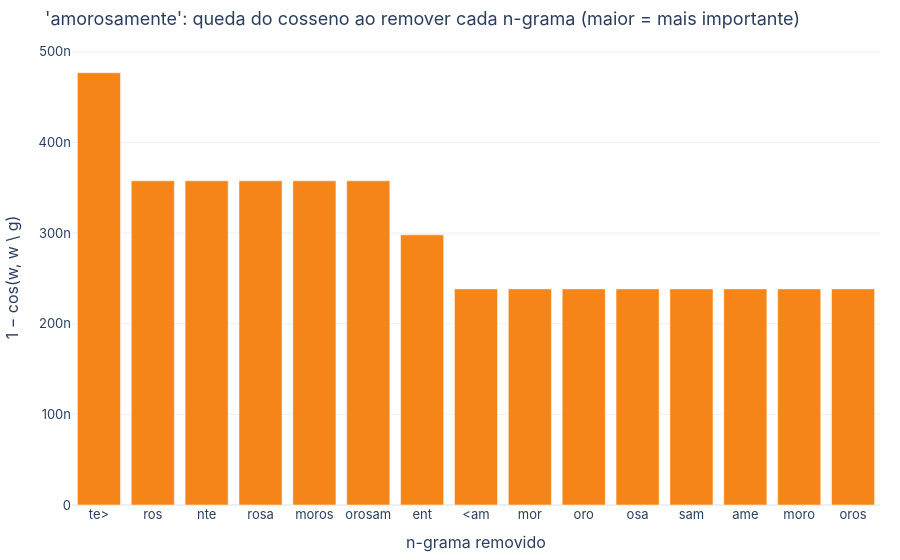

Notebook source saved alongside this figure:
### Markdown cell above
### 2.2 Quais n-gramas importam? (§6.2 e Tabela 6 do artigo)

O artigo remove um n-grama de cada vez e mede o quanto a representação muda. Os n-gramas mais importantes tendem a ser **morfemas**: para *Autofahrer*, `Auto` e `fahrer`; para *kindness*, `ness>`.

### Code cell
from replang.viz import ngram_bar
for w in ["tristeza", "casinha", "amorosamente"]:
    imp = ft.ngram_importance(w)
    print(f"{w:<13} n-gramas mais importantes: {[g for g, _ in imp[:6]]}")
ngram_bar(ft.ngram_importance("amorosamente")[:15], title="'amorosamente': queda do cosseno ao remover cada n-grama (maior = mais importante)").show()

### Figure 1 — Plotly figure (JSON) as saved in the notebook; plotly's stock layout.template omitted (floating-point values rounded to 4 significant figures)
{"data": [{"marker": {"color": "#F58518"}, "type": "bar", "x": ["te>", "ros", "nte", "rosa", "moros", "orosam", "ent", "<am", "mor", "oro", "osa", "sam", "ame", "moro", "oros"], "y": [4.768e-07, 3.576e-07, 3.576e-07, 3.576e-07, 3.576e-07, 3.576e-07, 2.98e-07, 2.384e-07, 2.384e-07, 2.384e-07, 2.384e-07, 2.384e-07, 2.384e-07, 2.384e-07, 2.384e-07]}], "layout": {"font": {"family": "Inter, Helvetica, Arial, sans-serif", "size": 13}, "margin": {"b": 40, "l": 40, "r": 20, "t": 50}, "title": {"text": "'amorosamente': queda do cosseno ao remover cada n-grama (maior = mais importante)"}, "xaxis": {"title": {"text": "n-grama removido"}}, "yaxis": {"title": {"text": "1 − cos(w, w \\ g)"}}}}
